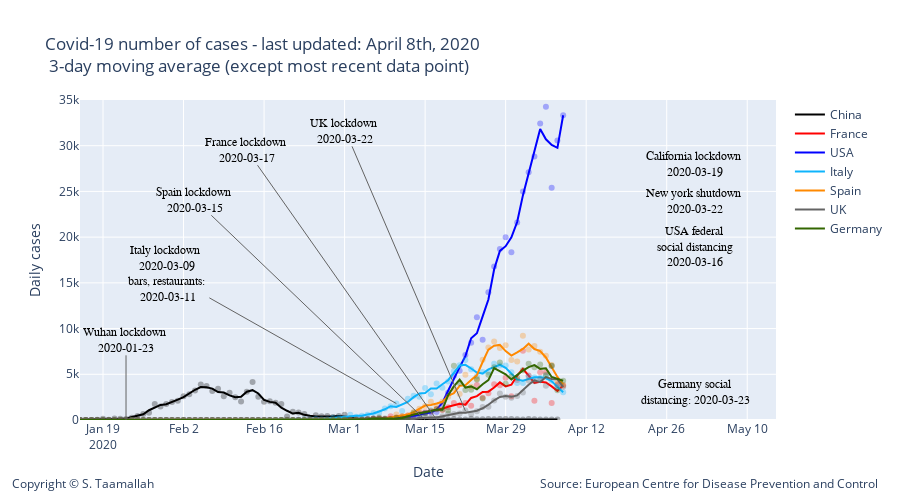

Notebook code cell kept with this figure:
### Code cell
degree = 1
#smooth_italy = smoothTriangle(df_italy['deaths'],degree)

smooth_china = smoothTriangle(df_china['cases'], degree)
smooth_france = smoothTriangle(df_france['cases'], degree)
smooth_italy = smoothTriangle(df_italy['cases'],degree)
smooth_usa = smoothTriangle(df_usa['cases'],degree)
smooth_uk = smoothTriangle(df_uk['cases'],degree)
smooth_germany = smoothTriangle(df_germany['cases'],degree)
smooth_spain = smoothTriangle(df_spain['cases'],degree)
smooth_korea = smoothTriangle(df_korea['cases'],degree)
smooth_netherlandss = smoothTriangle(df_netherlands['cases'],degree)

smooth_china = smooth_3day(df_china['cases'])
smooth_france = smooth_3day(df_france['cases'])
smooth_italy = smooth_3day(df_italy['cases'])
smooth_usa = smooth_3day(df_usa['cases'])
smooth_uk = smooth_3day(df_uk['cases'])
smooth_germany = smooth_3day(df_germany['cases'])
smooth_spain = smooth_3day(df_spain['cases'])
smooth_korea = smooth_3day(df_korea['cases'])
smooth_netherlandss = smooth_3day(df_netherlands['cases'])




# Add traces
trace1 = go.Scatter(
        x=df_china.index, 
        y=df_china['cases'],
        mode='markers',
        name='China daily cases',
        line_color='rgba(0, 0, 0, .3)',
        showlegend=False,
)

trace11 = go.Scatter(
        x=df_china.index, 
        y=smooth_china,
        mode='lines',
        name='China',
        line_color='rgba(0, 0, 0, 1)',
)


trace2 = go.Scatter(
        x=df_france.index, 
        y=df_france['cases'],
        mode='markers',
        name='France',
        line_color='rgba(256, 0, 0, .3)',
        showlegend=False,
)

trace22 = go.Scatter(
        x=df_france.index, 
        y=smooth_france,
        mode='lines',
        name='France',
        line_color='rgba(256, 0, 0, 1)',
)


trace3 = go.Scatter(
        x=df_usa.index, 
        y=df_usa['cases'],
        mode='markers',
        name='USA',
        line_color='rgba(0, 0, 255, .3)',
    showlegend=False,
)

trace33 = go.Scatter(
        x=df_usa.index, 
        y=smooth_usa,
        mode='lines',
        name='USA',
        line_color='rgba(0, 0, 255, 1)',
)
    
    
trace4 = go.Scatter(
        x=df_italy.index, 
        y=df_italy['cases'],
        mode='markers',
        name='Italy',
        line_color='rgba(14, 180, 252, .3)',
    showlegend=False,
)

trace44 = go.Scatter(
        x=df_italy.index, 
        y=smooth_italy,
        mode='lines',
        name='Italy',
        line_color='rgba(14, 180, 252, 1)',
)

trace5 = go.Scatter(
        x=df_spain.index, 
        y=df_spain['cases'],
        mode='markers',
        name='Spain',
        line_color='rgba(255, 137, 0, .3)',
    showlegend=False,
)

trace55 = go.Scatter(
        x=df_spain.index, 
        y=smooth_spain,
        mode='lines',
        name='Spain',
        line_color='rgba(255, 137, 0, 1)',
)


trace6 = go.Scatter(
        x=df_uk.index, 
        y=df_uk['cases'],
        mode='markers',
        name='UK',
        line_color='rgba(100, 100, 100, .3)',
    showlegend=False
)

trace66 = go.Scatter(
        x=df_uk.index, 
        y=smooth_uk,
        mode='lines',
        name='UK',
        line_color='rgba(100, 100, 100, 1)',
)

trace7 = go.Scatter(
        x=df_germany.index, 
        y=df_germany['cases'],
        mode='markers',
        name='Germany',
        line_color='rgba(51, 102, 0, .3)',
    showlegend=False,
)

trace77 = go.Scatter(
        x=df_germany.index, 
        y=smooth_germany,
        mode='lines',
        name='Germany',
        line_color='rgba(51, 102, 0, 1)',
)


data = [trace1,trace11, trace2, trace22, trace3, trace33, trace4, trace44, trace5, trace55, trace6, trace66, trace7, trace77]

layout = go.Layout(
    title="Covid-19 number of cases - last updated: April 8th, 2020 <br> 3-day moving average (except most recent data point)",
    width=900,
    height=500,
    
    # Top left
    xaxis=dict(
        title='Date',
        range=['2020-01-15', '2020-05-15'],
    ),
    yaxis=dict(
        title='Daily cases',
        #type='log',
        range=[0,35000],
        anchor='x'
    ),
    
      annotations=[
        dict(
            x=1.15,
            y=-0.23,
            showarrow=False,
            text='Source: European Centre for Disease Prevention and Control',
            xref='paper',
            yref='paper'
        ),
        
        dict(
            x=-0.1,
            y=-0.23,
            showarrow=False,
            text='Copyright © S. Taamallah ',
            xref='paper',
            yref='paper'
        )
    ],
    
)



fig = go.Figure(data=data, layout=layout)



fig.add_annotation(
        x='2020-01-23',
        y=20,
        xref="x",
        yref="y",
        text="Wuhan lockdown <br> 2020-01-23 ",
        showarrow=True,
        font=dict(
            family="Courier New, monospace",
            size=12,
            color="black"
            ),
        align="center",
        arrowhead=0,
        arrowsize=1,
        arrowwidth=1,
        arrowcolor="#636363",
        ax=0,
        ay=-80,
        #bordercolor="#c7c7c7",
        #borderwidth=2,
        #borderpad=4,
        #bgcolor="#ff7f0e",
        #opacity=0.8
        )


fig.add_annotation(
        x='2020-03-10',
        y=1800,
        xref="x",
        yref="y",
        text="Italy lockdown <br> 2020-03-09 <br> bars, restaurants: <br> 2020-03-11",
        showarrow=True,
        font=dict(
            family="Courier New, monospace",
            size=12,
            color="black"
            ),
        align="center",
        arrowhead=0,
        arrowsize=1,
        arrowwidth=1,
        arrowcolor="#636363",
        ax=-230,
        ay=-130,
        #bordercolor="#c7c7c7",
        #borderwidth=2,
        #borderpad=4,
        #bgcolor="#ff7f0e",
        #opacity=0.8
        )


fig.add_annotation(
            x='2020-03-17',
            y=30,
            text="France lockdown <br> 2020-03-17 ",
            showarrow=True,
            font=dict(
            family="Courier New, monospace",
            size=12,
            color="black",
            ),
        align="center",
        arrowhead=0,
        arrowsize=1,
        arrowwidth=1,
        arrowcolor="#636363",
        ax=-190,
        ay=-270,
)


fig.add_annotation(
            x='2020-03-15',
            y=20,
            text="Spain lockdown <br> 2020-03-15 ",
            showarrow=True,
            font=dict(
            family="Courier New, monospace",
            size=12,
            color="black",
            ),
        align="center",
        arrowhead=0,
        arrowsize=1,
        arrowwidth=1,
        arrowcolor="#636363",
        ax=-230,
        ay=-220,
)


fig.add_annotation(
            x='2020-03-22',
            y=1000,
            text="UK lockdown <br> 2020-03-22 ",
            showarrow=True,
            font=dict(
            family="Courier New, monospace",
            size=12,
            color="black",
            ),
        align="center",
        arrowhead=0,
        arrowsize=1,
        arrowwidth=1,
        arrowcolor="#636363",
        ax=-120,
        ay=-280,
)

fig.add_annotation(
            x='2020-05-01',
            y=3000,
            text="Germany social <br> distancing: 2020-03-23 ",
            showarrow=False,
            font=dict(
            family="Courier New, monospace",
            size=12,
            color="black",
            ),
        align="center",
        arrowhead=0,
        arrowsize=1,
        arrowwidth=1,
        arrowcolor="#636363",
        ax=600,
        ay=-60,
)

fig.add_annotation(
            x='2020-05-01',
            y=19000,
            text="USA federal <br> social distancing <br> 2020-03-16 ",
            showarrow=False,
            font=dict(
            family="Courier New, monospace",
            size=12,
            color="black",
            ),
        align="center",
        arrowhead=0,
        arrowsize=1,
        arrowwidth=1,
        arrowcolor="#636363",
        ax=600,
        ay=-520,
)

fig.add_annotation(
            x='2020-05-01',
            y=24000,
            text="New york shutdown <br> 2020-03-22 ",
            showarrow=False,
            font=dict(
            family="Courier New, monospace",
            size=12,
            color="black",
            ),
        align="center",
        arrowhead=0,
        arrowsize=1,
        arrowwidth=1,
        arrowcolor="#636363",
        ax=600,
        ay=-420,
)



fig.add_annotation(
            x='2020-05-01',
            y=28000,
            text="California lockdown <br> 2020-03-19 ",
            showarrow=False,
            font=dict(
            family="Courier New, monospace",
            size=12,
            color="black",
            ),
        align="center",
        arrowhead=0,
        arrowsize=1,
        arrowwidth=1,
        arrowcolor="#636363",
        ax=600,
        ay=-320,
)

fig.show()
from plotly.offline import plot
plot(fig, filename="STaamallah_covid19_analysis_chart_3_20200408.html", auto_open = False)

#from IPython.display import HTML, display
#display(HTML('STaamallah_covid19_analysis_chart_3_20200403.html'), metadata=dict(isolated=True))
